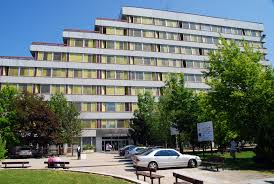
//> input picture data/xx.jpg, 274 x 184 px, given in place of the camera
$ ./Source   (built with g++ and OpenCV 4)
//> lines starting //> are read from the running program, lines starting //| are printed output that depends on the picture; after the words box and inside, x2 and y2 are one past the last pixel; in counts of white or black regions, pixels touching at a corner belong together
#include "opencv2/opencv.hpp"
#include <sstream>
#include <string>
#include <iostream>
#include <stdio.h>
#include <stdlib.h>
#include "opencv2/highgui/highgui.hpp"
#include "opencv2/imgproc/imgproc.hpp"
#include <opencv\cv.h>
#include <windows.h>
#include <math.h>


using namespace std;
using namespace cv;

const static int SENSITIVITY_VALUE = 20;

int main(int argc, char** argv) {
	//Create a black image with the size as the camera output
	Mat imgLines;
	Mat grayImage1, grayImage2;
	Mat differenceImage;
	Mat imgOriginal;
	Mat thresholdImage;
	Mat imgHSV;
	Mat imgThresholded;
	Mat imgTmp;
	Mat imgTmp2;

	Moments oMoments;

	bool bSuccess;

	double dM01;
	double dM10;
	double dArea;
	double vzdialenost;

	int posX;
	int posY;
	int iLastX = -1;
	int iLastY = -1;
	double pomer = 3.4;

	VideoCapture cap(0); //capture the video from webcam

	if (!cap.isOpened()) {   // if not success, exit program
		cout << "Cannot open the web cam" << endl;
		return -1;
	}

	namedWindow("Control", CV_WINDOW_AUTOSIZE); //create a window called "Control"

	// [14 lines of commented-out code are left out]
	int iLowH = 80;
	int iHighH = 130;

	int iLowS = 150;
	int iHighS = 255;

	int iLowV = 60;
	int iHighV = 255;

	//Create trackbars in "Control" window
	createTrackbar("LowH", "Control", &iLowH, 179); //Hue (0 - 179)
	createTrackbar("HighH", "Control", &iHighH, 179);

	createTrackbar("LowS", "Control", &iLowS, 255); //Saturation (0 - 255)
	createTrackbar("HighS", "Control", &iHighS, 255);

	createTrackbar("LowV", "Control", &iLowV, 255);//Value (0 - 255)
	createTrackbar("HighV", "Control", &iHighV, 255);

	cap.read(imgTmp);	//temporary image from camera
//> imgTmp is the input picture: 184 rows x 274 cols, CV_8UC3; mean B, G, R 114.6, 119.6, 108.3
	imgLines = Mat::zeros(imgTmp.size(), CV_8UC3);

	vector<Vec3f> circles;
	int radius =0;
	Point center;

	while (true) {
		bSuccess = cap.read(imgOriginal); // read a new frame from video

		if (!bSuccess) { //if not success, break loop
			cout << "Cannot read a frame from video stream" << endl;
			break;
		}

		cvtColor(imgOriginal, grayImage1, COLOR_BGR2GRAY);
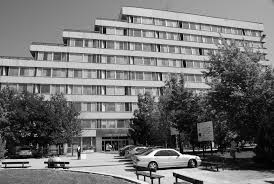
//> grayImage1: 184 rows x 274 cols, CV_8UC1; min 0, max 255, mean 115.7
		// [9 lines of commented-out code are left out]

		GaussianBlur(grayImage1, grayImage1, Size(9, 9), 2, 2);
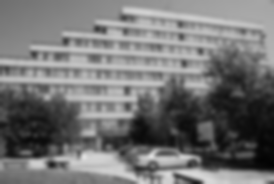
//> grayImage1: 184 rows x 274 cols, CV_8UC1; min 3, max 224, mean 115.7

		/// Apply the Hough Transform to find the circles
		HoughCircles(grayImage1, circles, CV_HOUGH_GRADIENT, 2, 20, 100, 155, 20, 300);
//> circles = empty
		waitKey(100);
		/// Draw the circles detected
		for (size_t i = 0; i < circles.size(); i++) {
			//center(cvRound(circles[i][0]), cvRound(circles[i][1]));
			center.x = cvRound(circles[i][0]);
			center.y = cvRound(circles[i][1]);

			radius = cvRound(circles[i][2]);

			// circle center
			circle(imgOriginal, center, 3, Scalar(0, 255, 0), -1, 8, 0);
			// circle outline
			circle(imgOriginal, center, radius, Scalar(0, 0, 255), 3, 8, 0);
		}
//> this loop made 0 passes

		imshow("Hough circles", imgOriginal);

		cvtColor(imgOriginal, imgHSV, COLOR_BGR2HSV); //Convert the captured frame from BGR to HSV
//> imgHSV: 184 rows x 274 cols, CV_8UC3; mean H, S, V 65.9, 92.5, 133
		inRange(imgHSV, Scalar(iLowH, iLowS, iLowV), Scalar(iHighH, iHighS, iHighV), imgThresholded); //Threshold the image
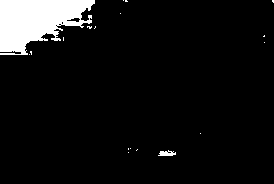
//> imgThresholded: 184 rows x 274 cols, CV_8UC1; 7% white; 18 white regions (16 under 20 px), largest, box (x1, y1, x2, y2) and area: (0, 0, 95, 55) 3409, (158, 150, 176, 156) 71

		//morphological opening (removes small objects from the foreground)
		erode(imgThresholded, imgThresholded, getStructuringElement(MORPH_ELLIPSE, Size(5, 5)));
		dilate(imgThresholded, imgThresholded, getStructuringElement(MORPH_ELLIPSE, Size(5, 5)));

		//morphological closing (removes small holes from the foreground)
		dilate(imgThresholded, imgThresholded, getStructuringElement(MORPH_ELLIPSE, Size(5, 5)));
		erode(imgThresholded, imgThresholded, getStructuringElement(MORPH_ELLIPSE, Size(5, 5)));
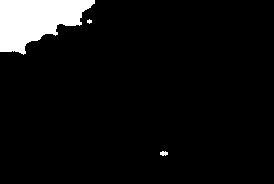
//> imgThresholded: 184 rows x 274 cols, CV_8UC1; 6.6% white; 3 white regions (1 under 20 px), largest, box (x1, y1, x2, y2) and area: (0, 0, 95, 55) 3267, (160, 151, 168, 156) 30

		//Calculate the moments of the thresholded image
		oMoments = moments(imgThresholded);
//> oMoments = moments, m00 845070, centre m10/m00, m01/m00 = (37.19, 21.02)

		dM01 = oMoments.m01;
//> dM01 = 17765085
		dM10 = oMoments.m10;
//> dM10 = 31431300
		dArea = oMoments.m00;
//> dArea = 845070

		// if the area <= 10000, I consider that there are no object in the image and it's because of the noise, the area is not zero
		if (dArea > 10000) {
			//calculate the position of the ball
			posX = dM10 / dArea;
//> posX = 37
			posY = dM01 / dArea;
//> posY = 21

			if (iLastX >= 0 && iLastY >= 0 && posX >= 0 && posY >= 0) {
				//Draw a red line from the previous point to the current point
				line(imgLines, Point(posX, posY), Point(iLastX, iLastY), Scalar(0, 0, 255), 2);
				//std::cout << "X: " << (int)(iLastX-posX) << "     Y: " << (int)(iLastY-posY) << endl;   //pocitam si vzdialenost
				vzdialenost = sqrt((double)((iLastX - posX)*(iLastX - posX)) + (double)((iLastY - posY)*(iLastY - posY)));
				system("CLS");
				cout << "Vzdialenost-" << vzdialenost << endl;
				printf("X os - %f ;", posX / 20.5);
				printf("Y os - %f ;", 40.5 / posY * 100);
				printf("Z os - %f", pomer / radius * 1000);
				//Sleep(2000);
			}

			iLastX = posX;
//> iLastX = 37
			iLastY = posY;
//> iLastY = 21
		}

		imshow("Thresholded Image", imgThresholded); //show the thresholded image

		imgOriginal = imgOriginal + imgLines;
		imshow("Original", imgOriginal); //show the original image

		if (waitKey(30) == 27) {         //wait for 'esc' key press for 30ms. If 'esc' key is pressed, break loop
//> the Esc key is pressed
			cout << "esc key is pressed by user" << endl;
			break;
		}
	}

	return 0;
}
